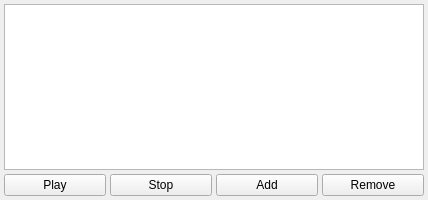
<?xml version="1.0" encoding="UTF-8"?>
<ui version="4.0">
  <class>Soundboard</class>
  <widget class="QWidget" name="Soundboard">
    <property name="geometry">
      <rect>
        <x>0</x>
        <y>0</y>
        <width>428</width>
        <height>200</height>
      </rect>
    </property>
    <layout class="QVBoxLayout" name="mainLayout">
      <property name="spacing">
        <number>4</number>
      </property>
      <property name="leftMargin">
        <number>4</number>
      </property>
      <property name="topMargin">
        <number>4</number>
      </property>
      <property name="rightMargin">
        <number>4</number>
      </property>
      <property name="bottomMargin">
        <number>4</number>
      </property>
      <item>
        <widget class="QListWidget" name="list">
          <property name="sizePolicy">
            <sizepolicy hsizetype="Expanding" vsizetype="Expanding">
              <horstretch>0</horstretch>
              <verstretch>1</verstretch>
            </sizepolicy>
          </property>
        </widget>
      </item>
      <item>
        <layout class="QHBoxLayout" name="horizontalLayout">
          <item>
            <widget class="QPushButton" name="btnPlay">
              <property name="text">
                <string>Play</string>
              </property>
            </widget>
          </item>
          <item>
            <widget class="QPushButton" name="btnStop">
              <property name="text">
                <string>Stop</string>
              </property>
            </widget>
          </item>
          <item>
            <widget class="QPushButton" name="btnAdd">
              <property name="text">
                <string>Add</string>
              </property>
            </widget>
          </item>
          <item>
            <widget class="QPushButton" name="btnRemove">
              <property name="text">
                <string>Remove</string>
              </property>
            </widget>
          </item>
        </layout>
      </item>
    </layout>
  </widget>
</ui>
